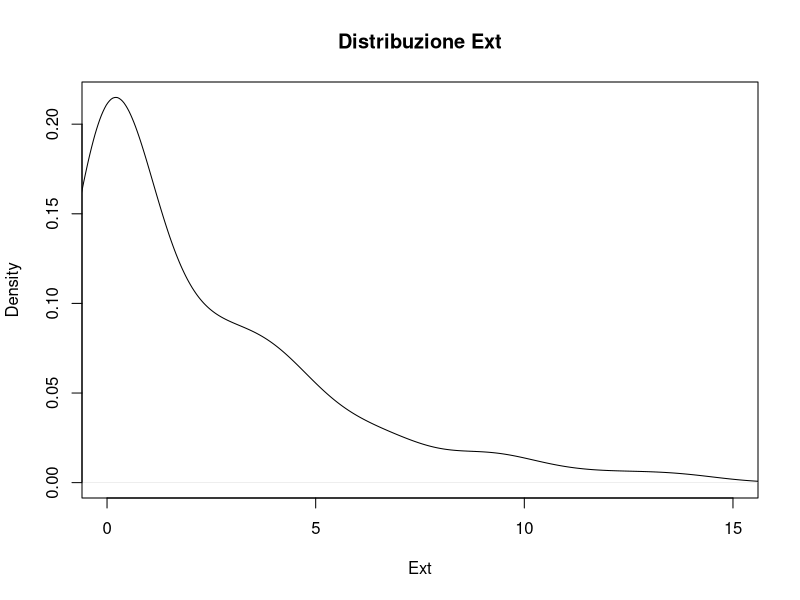
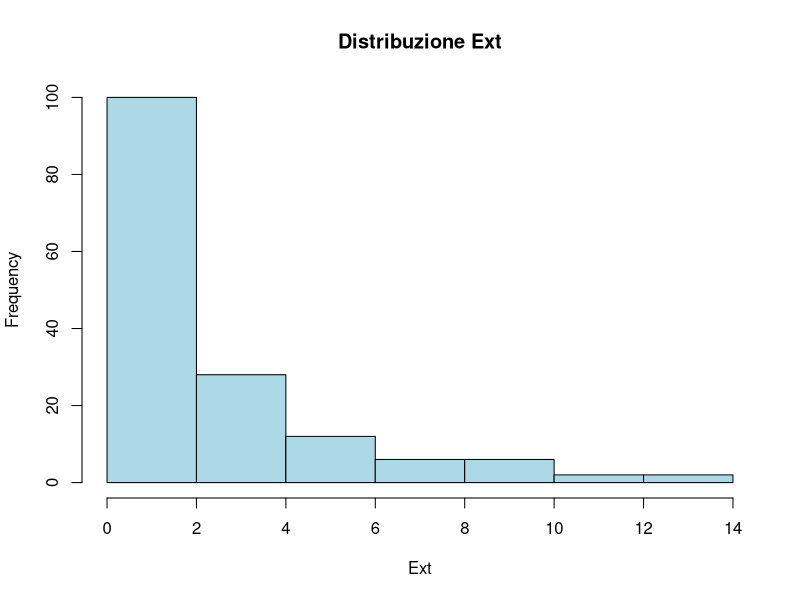
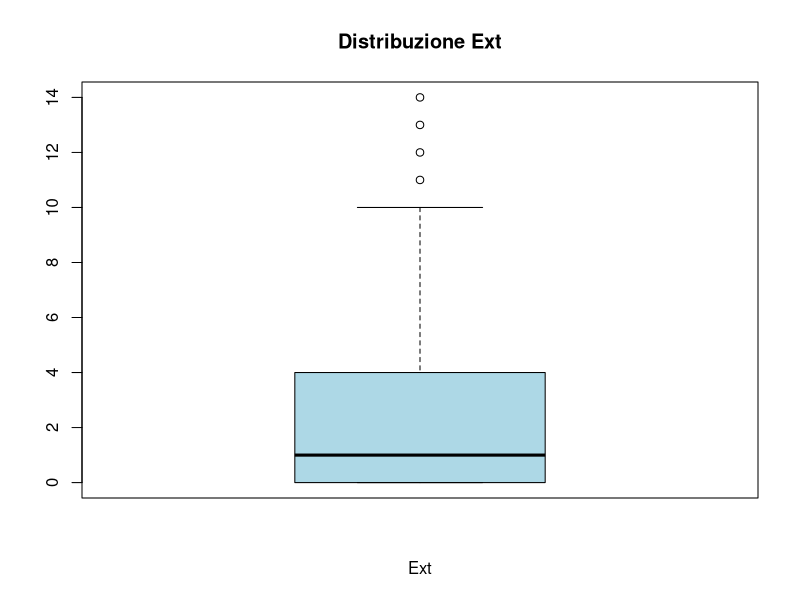
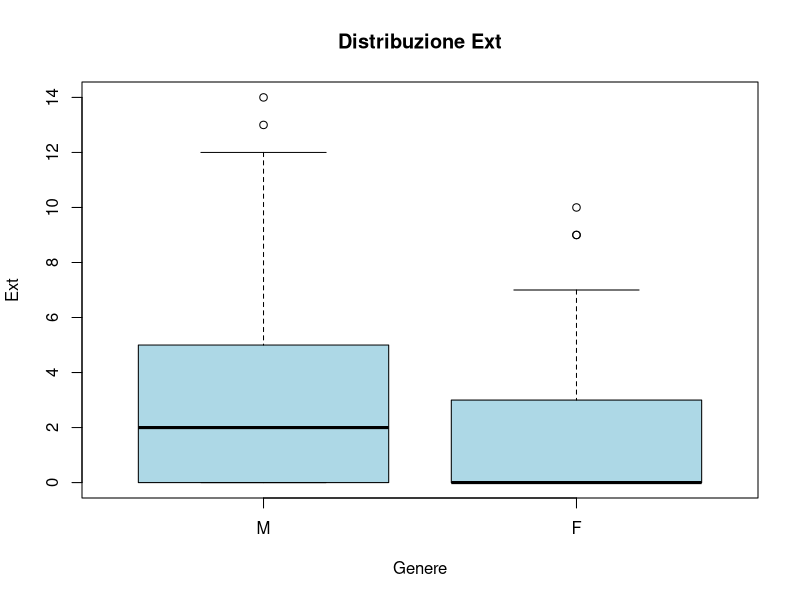
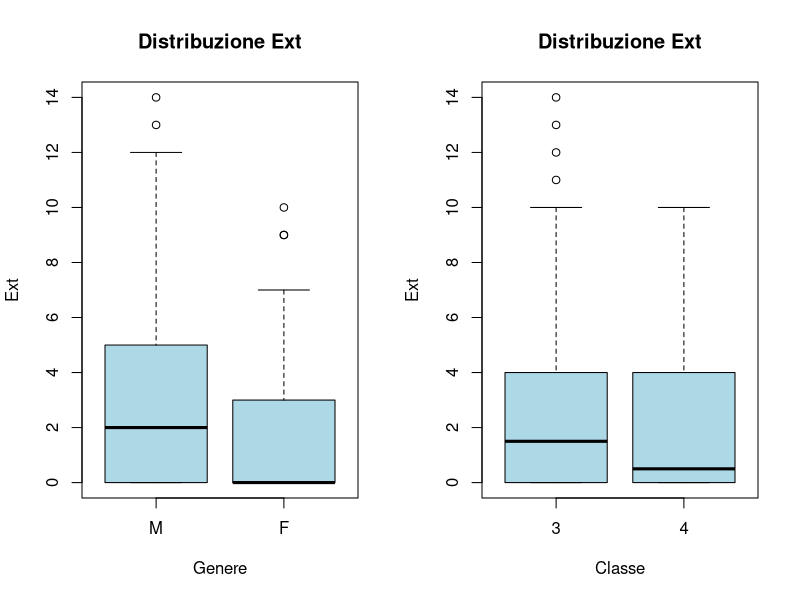
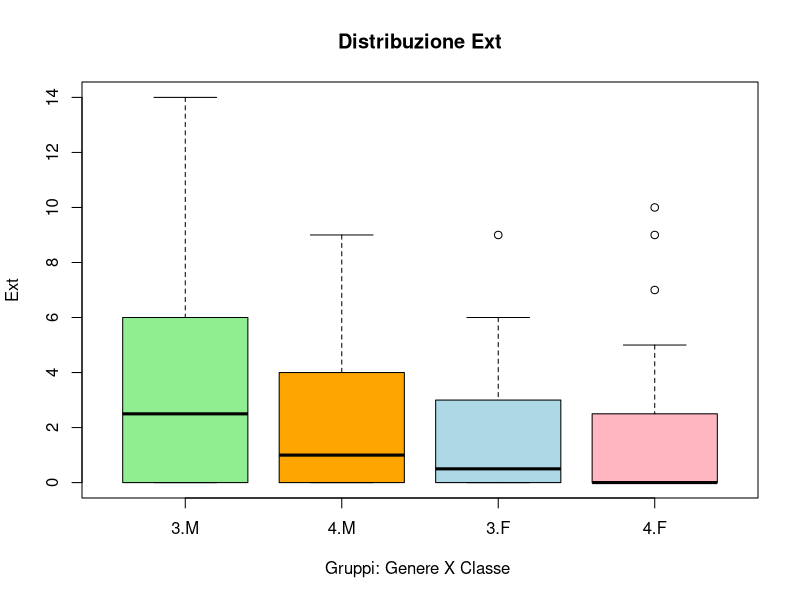
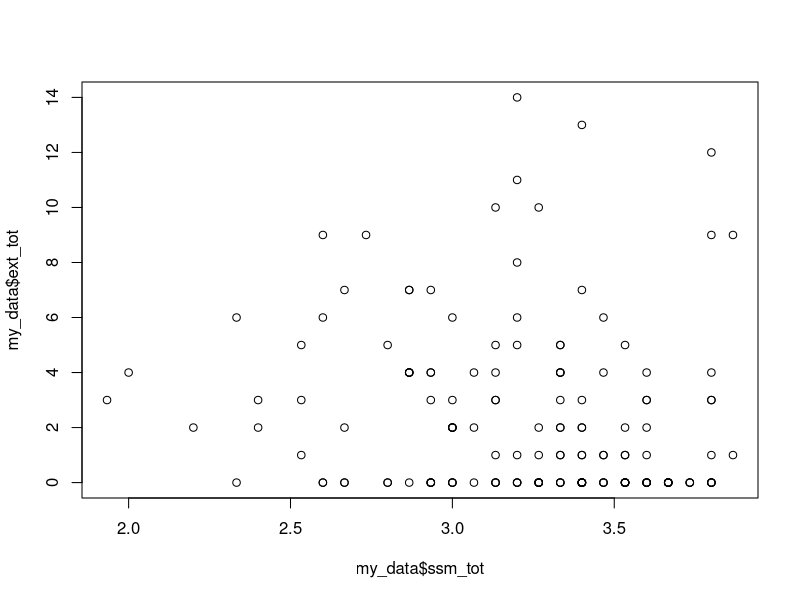
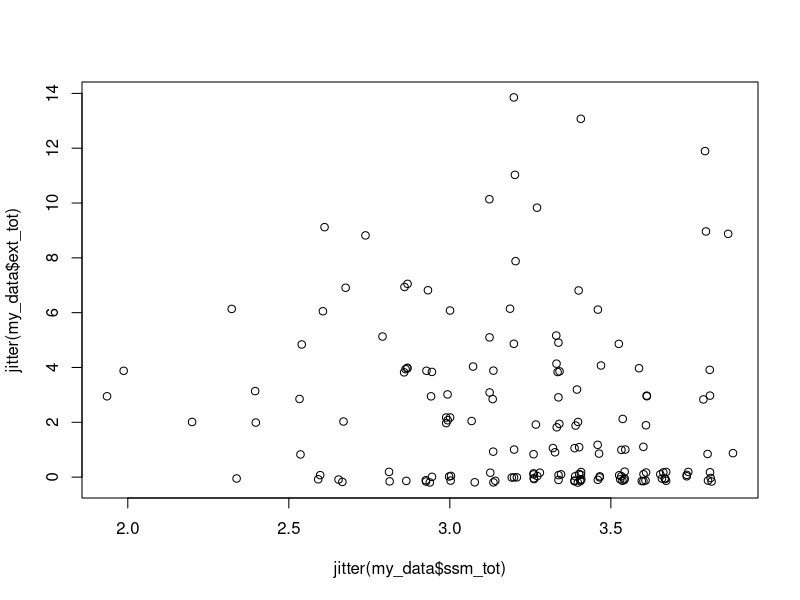

These figures' R source, in order:
#===============================#
#====  Analisi Attaccamento ====#
#===============================#

#----    settings -----

# install.packages("readxl") #  pacchetto per importare i dati da excel
# library(readxl)

#==========================#
#----    import-data    ----
#==========================#

my_data <- readxl::read_excel("data/data-attachment.xlsx")
my_data <- as.data.frame(my_data)

# Descrizione dataset
str(my_data)

# Nel presente dataset sono riportati parte dei dati riguardanti un vero proggetto di ricerca.
# In questo studio è stata valutata nei bambini del 3° e 4° anno di scuola primaria la relazione tra:
# 1) attaccamento verso la madre
# 2) status socio-economico
# 3) problemi internalizzanti ed esternaizzanti

# Nel dataset abbiamo le seguenti variabili
# id : codice identificativo  di ogni bambino
# escludere : bambini che per i criteri dello studio non sono da includere nelle analisi finali (1=escludere; 0=includere)
# raccolta : i dati sono stati raccolti in due giornate diverse (1=raccolta A; 2=raccolta B )
# consenso : bambini che hanno ricevuto il consenso dei genitori per il trattamento dei dati (1=si; 0=no)
# presenza : bambini presenti il giorno della raccolta dati (1=si; 0=no)
# classe : classe frequentata dal bambino (3°anno o 4°anno scuole primarie)
# genere : genere del bambino (0=M; 1=F)
# mesi : età del bambio in mesi
# fas* (da 1 a 4): item del questionario sullo status socio-economico
# ssm* (da 1 a 15): item del questionario sicurezza materna
# sdq* (da 1 a 25): idem del questionario problemi internalizzanti e esternalizzanti

#==============================#
#----    munging data    ------
#==============================#

str(my_data)

#---- Codifico le variabili

# Rendo fattori le variabili categoriali
for(i in c("id", "escludere", "raccolta", "consenso", "presenza", "classe", "genere")){
  my_data[, i] <- factor(my_data[ ,i])
}

# ridefinisco i livelli della variabile genere
str(my_data$genere)
levels(my_data$genere) <- c("M", "F")

# creo la variabile eta dove indico l'eta in anni
my_data$eta <- my_data$mesi/12

#----    Selezione Dati

# Selezioni solo i soggetti senza NA
summary(my_data)
my_data$fas1 == "NA" # metodo sbagliato
is.na(my_data$fas1) # metodo corretto

?complete.cases # seleziona soggetti che non hanno NA

my_data <- my_data[complete.cases(my_data), ]
summary(my_data) # non ci sono più NA

# Seleziono solo i soggetti che hanno il consenso, da includere e che erano presenti
my_test <- my_data$consenso=="1" & my_data$escludere=="0" & my_data$presenza=="1"
my_data<-my_data[my_test, ]
nrow(my_data) # numero totale di soggetti considerati nelle analisi

#===================================#
#----    Codifica questionari    ----
#===================================#

# Carico il dataset precedentemente creato
str(my_data)

#---- Codifica FAS

# Per quanto riguarda il FAS abbimao 4 item.
# Le possibili risposte sono
# item 1: 0-1
# item 2: 0-1-2
# item 3: 0-1-2-3
# item 4: 0-1-2-3

item_fas <- paste0("fas", 1:4)
# paste() e paste0() concatenano i valori per creare delle stringhe
# paste() aggiunge uno spazio, paste0() non aggiunge spazio

summary(my_data[ , item_fas])

# Purtoppo nella seconda raccolata c'è stata una codifica scorretta
# item 1: 1-2
# item 2: 1-2-3
# item 3: 1-2-3-4
# item 4: 1-2-3-4

# Dobbiamo riportarli alla scala originale (sottrarre 1)
my_data[my_data$raccolta=="2", item_fas] <- my_data[my_data$raccolta=="2", item_fas] - 1

summary(my_data[ , paste0("fas", 1:4)])

# C'è ancora un problema con fas2. Il massimo dovrebbe essere 2

table(my_data$fas2)  # Controllo quanti sono i punteggi sbagliati

my_data[my_data$fas2==3, "id"] # Controllo quale soggetto ha una codifica sbagliata

# Controllando la raccolta dati vadiamo ci sia stato un errore il valore per il soggetto 46 è 2
my_data$fas2[my_data$fas2==3] <- 2 # Correggo

#---- Punteggio FAS (status socio economico)

# Il punteggio tatale è dato dalla somma degli item singoli
# Punteggi alti indicano maggiore benessere
fas_tot<-apply(my_data[ , item_fas], MARGIN = 1, sum)

#---- Codifica SSM (Attaccamento verso la madre)

# Questionario con 15 item a risposte su scala likert a 4 punti
# Le risposte sono codificate come 1-2-3-4

# Tuttavia per costruire il punteggio finale è necessario
# invertire i punteggi degli item 1,3,4,9,10,13,15

# Ovvero: 1-->4; 2-->3; 3-->2; 4-->1

head(my_data[ , paste0("ssm", c(1,3,4,9,10,13,15))]) # head() osservo prime osservazioni

ssm_to_rev <- paste0("ssm", c(1,3,4,9,10,13,15))
# Ricodifico variabili con scoring inverso
my_data[ , ssm_to_rev] <- abs(my_data[ssm_to_rev] - 5)


head(my_data[ , paste0("ssm", c(1,3,4,9,10,13,15))])

#---- Punteggio SSM

# Ora il punteggio totale è dato dalla media degli item
# Punteggi alti indicano un attaccamento sicuro

ssm_tot <- apply(my_data[ , paste0("ssm", 1:15)], MARGIN = 1, mean)


#---- Codifica SDQ (Problemi internalizzanti ed esternalizzanti)

#  Questionario con 25 item a risposte su scala likert a 3 punti
# Le risposte sono codificate come 0-1-2

# Tuttavia per costruire il punteggio finale è necessario
# invertire i punteggi degli item 7,11,14,21,25

# Ovvero: 0-->2; 1-->1; 2-->0;

tail(my_data[ , paste0("sdq", c(7, 11, 14, 21, 25))]) # tail() osservo ultime osservazioni

# Ricodifico variabili con scoring inverso
sdq_to_rev <- paste0("sdq", c(7, 11, 14, 21, 25))
my_data[ , sdq_to_rev] <- abs(my_data[ , sdq_to_rev] - 2)

tail(my_data[ , paste0("sdq", c(7, 11, 14, 21, 25))])

#---- Punteggio SDQ

#  I punteggi totali sono dati dalla somma degli item
#  Punteggi più alti indicano maggiori problemi

#  Abbiamo 5 sottoscale formate dagli item:
#  emotion	=	3 8 13 16 24
#  conduct	=	5 7 12 18 22
#  hyper	=	2 10 15 21 25
#  peer	=	6 11 14 19 23
#  prosoc	=	1 4 9 17 20

#  Due punteggi riassuntivi vengono creati unendo le sottoscale

#  internalizing = emotion + peer
#  externalizing = hyper + conduct

item_int = paste0("sdq", c(3,6,8,11,13,14,16,19,23,24))
item_ext = paste0("sdq", c(2,5,7,10,12,15,18,21,22,25))

int_tot<-apply(my_data[ , item_int], MARGIN = 1, sum)
ext_tot<-apply(my_data[ , item_ext], MARGIN = 1, sum)

#---- Selezione Variabili

str(my_data)

# Seleziono solo le variabili di interesse che uso nelle analisi
my_data<-cbind(my_data[ , c("id", "classe", "genere", "eta")],
               fas_tot, ssm_tot, int_tot, ext_tot)

#======================================#
#----    Statistiche Descrittive    ----
#======================================#

str(my_data)

# Valutiamo a livello descrittivo i problemi esternalizzanti
# a seconda del genere e della classe

#---- Variabili Qualitative

# table() per ottenere le tabelle di frequenza

table(my_data$genere)
table(my_data$classe)

table(my_data$genere, my_data$classe) # Tabella incrociata

#---- Variabili Quantitative

# summary() valuto alcune informazioni di interesse
summary(my_data$ext_tot)

# sd() valuto la deviazione standard
sd(my_data$ext_tot)

# tapply() applica la stessa funzione su una variabile per ogni gruppo definito nell'argometo INDEX
# nota che INDEX deve essere una lista
tapply(my_data$ext_tot, INDEX = list(my_data$genere, my_data$classe), FUN = mean)
tapply(my_data$ext_tot, INDEX = list(my_data$genere, my_data$classe), FUN = sd)

#---- Rappresentazione Grafica

# Densità
plot(density(my_data$ext_tot), xlab="Ext", main = "Distribuzione Ext", xlim = c(0,15))

# Istogramma
hist(my_data$ext_tot, col="lightblue", xlab="Ext", main = "Distribuzione Ext")

# Boxplot
boxplot(my_data$ext_tot, col="lightblue", xlab="Ext", main = "Distribuzione Ext")

# Variabile quantitativa e variabile qualitativa

# Per digitare il simbolo tilde (~)
# Windows: ALT + 126 (tastierino numerico)
#          ALT + Fn + 126 (senza tastierino)
# MacOS: option + 5

boxplot(my_data$ext_tot ~ my_data$genere, col="lightblue", ylab="Ext", xlab = "Genere", main = "Distribuzione Ext")

par(mfrow=c(1,2)) # Determino il numero di grafici da rappresentare su una stessa pagina

boxplot(my_data$ext_tot ~ my_data$genere, col="lightblue", ylab="Ext", xlab = "Genere", main = "Distribuzione Ext")
boxplot(my_data$ext_tot ~ my_data$classe, col="lightblue", ylab="Ext", xlab = "Classe", main = "Distribuzione Ext")

par(mfrow=c(1,1))
boxplot(my_data$ext_tot ~ my_data$classe * my_data$genere,
        col=c("lightgreen", "orange","lightblue","lightpink"),
        ylab="Ext", xlab = "Gruppi: Genere X Classe ", main = "Distribuzione Ext")

# Variabile qualitativa per variabile qualitativa
plot(my_data$ssm_tot, my_data$ext_tot)

# per risolvere problema sovrapposizione aggiungiamo un po di random error
plot(jitter(my_data$ssm_tot), jitter(my_data$ext_tot))

cor(my_data$ssm_tot, my_data$ext_tot)

#==============  Fine  ==============#



